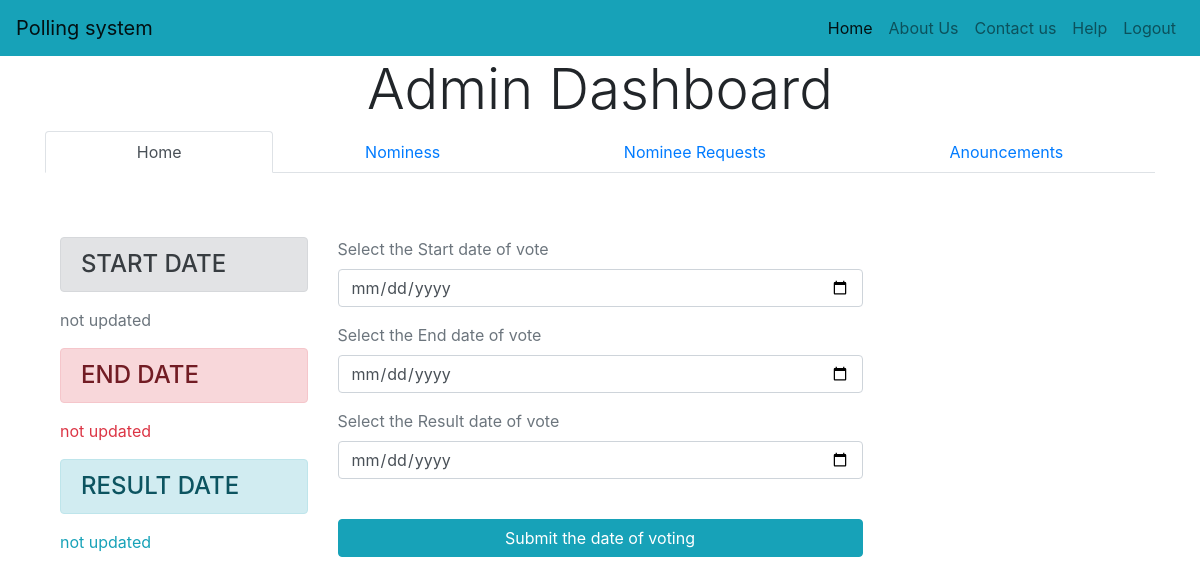
Before: /Admin/dashboard.php with the older database file.
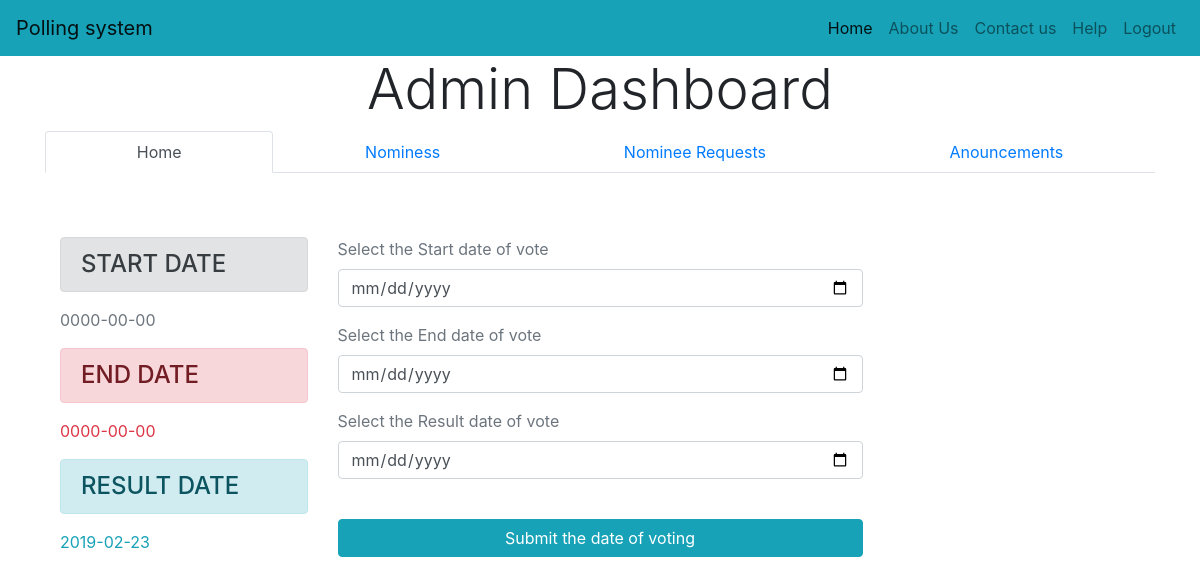
After: the same page with the newer database file.
### tables this page shows
CREATE TABLE `start_vote` (
  `id` int(255) NOT NULL,
  `start` varchar(255) DEFAULT NULL,
  `start_date` date DEFAULT NULL,
  `end_date` date DEFAULT NULL,
  `result_date` date DEFAULT NULL,
  `user_id` varchar(255) DEFAULT NULL,
  `winner` varchar(255) DEFAULT NULL,
  `total_vote` varchar(255) DEFAULT NULL
);

### common/functions.php (called while the page is built, shortened)
<?php
function get_voting_details($conn){
$sql="SELECT * from start_vote";
  $result=mysqli_query($conn,$sql);
  $count=mysqli_fetch_assoc($result);
  return $count;
}
?>

### Admin/dashboard.php (the view, shortened to what this page needs)
<?php include_once('../common/header.php');
 include_once('../database/connection.php');
include_once('../common/functions.php');
?>
<section id="tabs">
  <div class="container">
    <h6 class="section-title text-center display-4">Admin Dashboard</h6>
    <div class="row">
      <div class="col-12 ">
        <nav>
          <div class="nav nav-tabs nav-fill" id="nav-tab" role="tablist">
            <a class="nav-item nav-link active" id="nav-home-tab" data-toggle="tab" href="#nav-home" role="tab" aria-controls="nav-home" aria-selected="true">Home</a>
            <a class="nav-item nav-link" id="nav-profile-tab" data-toggle="tab" href="#nav-profile" role="tab" aria-controls="nav-profile" aria-selected="false">Nominess</a>
            <a class="nav-item nav-link" id="nav-contact-tab" data-toggle="tab" href="#nav-contact" role="tab" aria-controls="nav-contact" aria-selected="false">Nominee Requests</a>
            <a class="nav-item nav-link" id="nav-about-tab" data-toggle="tab" href="#nav-about" role="tab" aria-controls="nav-about" aria-selected="false">Anouncements</a>
          </div>
        </nav>
        <div class="tab-content py-3 px-3 px-sm-0" id="nav-tabContent">
          <div class="tab-pane fade show active" id="nav-home" role="tabpanel" aria-labelledby="nav-home-tab">
          	<div class="container-fluid mt-5 w-100">
          		<div class="row">
          				<div class=" col-md-3  ">
          					<?php $get_details=get_voting_details($conn); ?>
          					<h4 class="alert alert-secondary">START DATE</h4>
          					<p class="text-secondary"><?php echo $get_details['start_date']?$get_details['start_date']:'not updated'?></p>
          					<h4 class="alert alert-danger mt-3">END DATE</h4>
          					<p class="text-danger"><?php echo $get_details['end_date']?$get_details['end_date']:'not updated'?></p>
          					<h4 class="alert alert-info mt-3">RESULT DATE</h4>
          					<p class="text-info"><?php echo $get_details['result_date']?$get_details['result_date']:'not updated'?></p>
          				</div>
          				<div class=" col-md-6  ">
          	<form action="../submit.php" method="post">
          		<div class="form-group">
          	<label class="text-secondary">Select the Start date of vote</label>
          	<input type="date" name="voting_start" class="form-control">
          </div>
          <div class="form-group">
          	<label class="text-secondary">Select the End date of vote</label>
          	<input type="date" name="voting_end" class="form-control">
          </div>
          <div class="form-group">
          	<label class="text-secondary">Select the Result date of vote</label>
          	<input type="date" name="voting_result" class="form-control">
          </div>
          	<br>
            <button class="btn btn-info btn-block" type="submit" name="voting_date_submit">Submit the date of voting</button>
          	</form>
          </div>
          </div>
          </div>
          </div>
        </div>
      </div>
    </div>
  </div>
</section>
<?php include_once('../common/footer.php'); ?>

### common/header.php (shortened to what this page needs)
<!DOCTYPE html>
<html>
<head>
    <link rel="stylesheet" href="<?php echo app_path; ?>assets/css/bootstrap.min.css">
    <link rel="stylesheet" href="<?php echo app_path; ?>assets/css/style.css">
    <link rel="stylesheet" href="<?php echo app_path; ?>assets/font-awesome/css/font-awesome.min.css">
</head>
<body>
 <nav class="navbar navbar-light navbar-expand-lg bg-info">
 <a class="navbar-brand" href="<?php echo app_path; ?>">Polling system</a>
  <div class="collapse navbar-collapse " id="navbarNavDropdown">
    <ul class="navbar-nav ml-auto">
      <li class="nav-item active">
        <a class="nav-link" href="<?php echo app_path; ?>">Home <span class="sr-only">(current)</span></a>
      </li>
      <li class="nav-item">
        <a class="nav-link" href="#">About Us</a>
      </li>
      <li class="nav-item">
        <a class="nav-link" href="#">Contact us</a>
      </li>
      <li class="nav-item">
        <a class="nav-link" href="#">Help</a>
      </li>
  <li class="nav-item">
        <a class="nav-link" href="#">Logout</a>
      </li>
    </ul>
  </div>
</nav>

### common/footer.php (shortened to what this page needs)
</body>
</html>

### assets/css/style.css (style rules this page uses)
a { transition: .5s; }

Changed rows visible on the page:
added start_vote: start_date "0000-00-00", end_date "0000-00-00", result_date "2019-02-23"
Other visible differences:
text no longer shown: "not updated not updated not updated"
